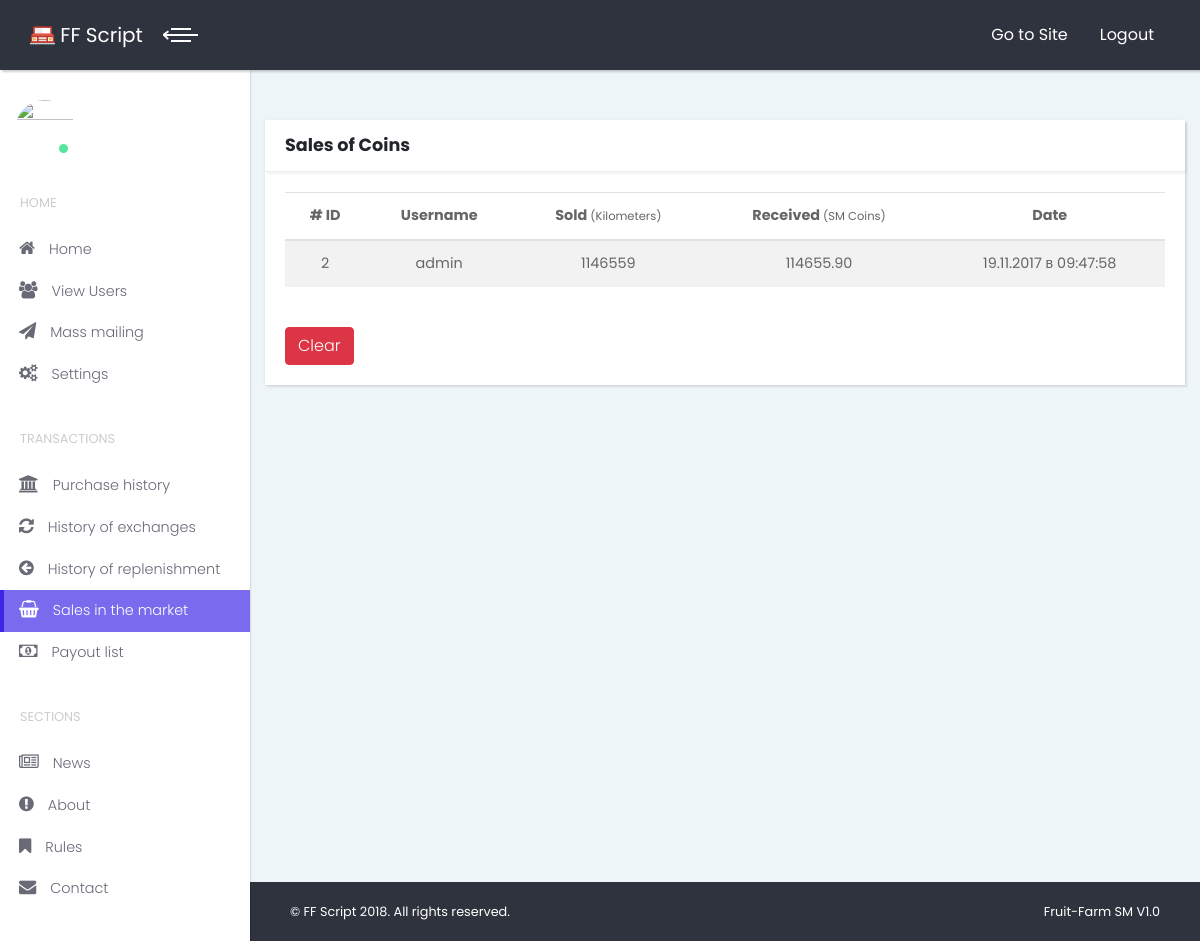
Screenshot of /admin/story_sell (signed in) with the database file from the repository.
### tables this page shows
CREATE TABLE IF NOT EXISTS `db_sell_items` (
  `id` int(11) NOT NULL AUTO_INCREMENT,
  `user` varchar(10) NOT NULL,
  `user_id` int(11) NOT NULL,
  `a_s` int(11) NOT NULL DEFAULT '0',
  `b_s` int(11) NOT NULL DEFAULT '0',
  `c_s` int(11) NOT NULL DEFAULT '0',
  `d_s` int(11) NOT NULL DEFAULT '0',
  `e_s` int(11) NOT NULL DEFAULT '0',
  `f_s` int(11) NOT NULL DEFAULT '0',
  `amount` double NOT NULL DEFAULT '0',
  `all_sell` int(11) NOT NULL DEFAULT '0',
  `date_add` int(11) NOT NULL DEFAULT '0',
  `date_del` int(11) NOT NULL DEFAULT '0',
  PRIMARY KEY (`id`)
);

### classes/_class.db.php (called while the page is built, shortened)
<?PHP
class Db
{
    private $con = false;
    private $MaxExTime = 0;
    private $LastQuery = false;
    public function query($query, $FreeMemory = false, $write_last = true)
    {
        $TimeA = $this->get_time();
        $xxt_res = mysqli_query($this->con, $query) or $this->GetError(mysqli_error($this->con));
        if($write_last) { $this->LastQuery = $xxt_res;
        }
        $TimeB = $this->get_time() - $TimeA;
        if($TimeB > $this->MaxExTime) {$this->HardQuery = $query; $this->MaxExTime = $TimeB;
        }
        if(!$FreeMemory) {
            return $this->LastQuery;
        }else { return $this->FreeMemory();
        }
    }
    private function Connect($host, $user, $pass, $base)
    {
        $this->con =  @mysqli_connect($host, $user, $pass, $base) or $this->GetError(mysqli_connect_error());
    }
    private function get_time()
    {
        list($seconds, $microSeconds) = explode(' ', microtime());
        return ((float) $seconds + (float) $microSeconds);
    }
    function NumRows()
    {
        return mysqli_num_rows($this->LastQuery);
    }
    function FetchArray()
    {
        return mysqli_fetch_array($this->LastQuery);
    }
}
?>

### admin/pages/_story_sell.php (the view, shortened to what this page needs)
<section class="no-padding-bottom">
    <div class="col-lg-12">
        <div class="card">
            <div class="card-header clearfix">
                <h4><?php echo $lang['story_sell']['title']; ?></h4>
            </div>
            <div class="card-body">
                <?PHP
                $db->Query("SELECT * FROM db_sell_items ORDER BY id DESC");
                if($db->NumRows() > 0){
                ?>
                <table class="table table-striped">
                    <thead class="text-center">
                        <th># ID</th>
                        <th><?php echo $lang['common']['username']; ?></th>
                        <th><?php echo $lang['common']['sold']; ?> <small>(<?php echo $config->settings['product']; ?>)</small></th>
                        <th><?php echo $lang['common']['received']; ?> <small>(<?php echo $config->settings['coins']; ?>)</small></th>
                        <th><?php echo $lang['common']['date']; ?></th>
                    </thead>
                <?PHP
                    while($data = $db->FetchArray()){
                    ?>
                    <tr class="text-center">
                        <td><?=$data["id"]; ?></td>
                        <td><?=$data["user"]; ?></td>
                        <td><?=$data["all_sell"]; ?></td>
                        <td><?=sprintf("%.2f",$data["amount"]); ?></td>
                        <td><?=date("d.m.Y в H:i:s",$data["date_add"]); ?></td>
                    </tr>
                    <?PHP
                    }
                ?>
                </table>
                <BR />
                <form action="" method="post" onSubmit="return confirm('<?php echo $lang['common']['confirmdelete'];?>')">
                    <button type="submit" name="clean" class="btn btn-danger" /><?php echo $lang['btn']['clear']; ?></button>
                </form>
                <?PHP
                }else echo "<div class='alert alert-danger'>{$lang['error_messages']['noresults']}</div>";
                ?>
            </div>
        </div>
    </div>
</section>

### css/style.default.css (style rules this page uses)
body { overflow-x: hidden; }
section { padding: 50px 0; }
table { font-size: 0.9em; color: #666; }
button, input { outline: none !important; }
.card { margin-bottom: 30px; -webkit-box-shadow: 2px 2px 2px rgba(0, 0, 0, 0.1), -1px 0 2px rgba(0, 0, 0, 0.05); box-shadow: 2px 2px 2px rgba(0, 0, 0, 0.1), -1px 0 2px rgba(0, 0, 0, 0.05); }
.card-header { -webkit-box-shadow: 2px 2px 2px rgba(0, 0, 0, 0.05); box-shadow: 2px 2px 2px rgba(0, 0, 0, 0.05); }
.card-header h1, .card-header h2, .card-header h3, .card-header h4, .card-header h5, .card-header h6 { margin-bottom: 0; }
.no-padding-bottom { padding-bottom: 0 !important; }
button, input[type='submit'] { cursor: pointer; font-family: inherit; font-weight: 300 !important; }
.btn { font-weight: 400; border: 1px solid transparent; padding: 0.375rem 0.75rem; font-size: 1rem; line-height: 1.5; border-radius: 0.25rem; -webkit-transition: background-color 0.15s ease-in-out, border-color 0.15s ease-in-out, -webkit-box-shadow 0.15s ease-in-out; transition: background-color 0.15s ease-in-out, border-color 0.15s ease-in-out, -webkit-box-shadow 0.15s ease-in-out; transition: background-color 0.15s ease-in-out, border-color 0.15s ease-in-out, box-shadow 0.15s ease-in-out; transition: background-color 0.15s ease-in-out, border-color 0.15s ease-in-out, box-shadow 0.15s ease-in-out, -webkit-box-shadow 0.15s ease-in-out; }
.btn-danger { color: color-yiq(#dc3545); background-color: #dc3545; border-color: #dc3545; }
body { font-family: "Poppins", sans-serif; font-size: 1rem; font-weight: 400; line-height: 1.5; color: #212529; background-color: #fff; }
h1, h2, h3, h4, h5, h6, .h1, .h2, .h3, .h4, .h5, .h6 { margin-bottom: 0.5rem; font-family: inherit; font-weight: 700; line-height: 1.1; color: inherit; }
h4, .h4 { font-size: 1.1rem; }
small, .small { font-size: 80%; font-weight: 400; }
.card { background-color: #fff; border: 0 solid #eee; border-radius: 0; }
.card-body { padding: 1.25rem; }
.card-header { padding: 1rem 1.25rem; background-color: #fff; border-bottom: 1px solid #eee; }
.card-header:first-child { border-radius: 0 0 0 0; }

### rows the page displays
db_sell_items: id "2", user "admin", all_sell "1146559", amount "114655.90", date_add "19.11.2017 в 09:47:58"

### other values shown
$config->settings['sitename'] "FF Script"
$lang['menu_top']['site'] "Go to Site"
$lang['menu_top']['exit'] "Logout"
$lang['menu_left']['_home'] "HOME"
$lang['menu_left']['_transactions'] "TRANSACTIONS"
$lang['menu_left']['_sections'] "SECTIONS"
$lang['story_sell']['title'] "Sales of Coins"
$lang['common']['username'] "Username"
$lang['common']['sold'] "Sold"
$config->settings['product'] "Kilometers"
$lang['common']['received'] "Received"
$config->settings['coins'] "SM Coins"
$lang['common']['date'] "Date"
$lang['btn']['clear'] "Clear"
$lang['common']['copyright'] "All rights reserved."
